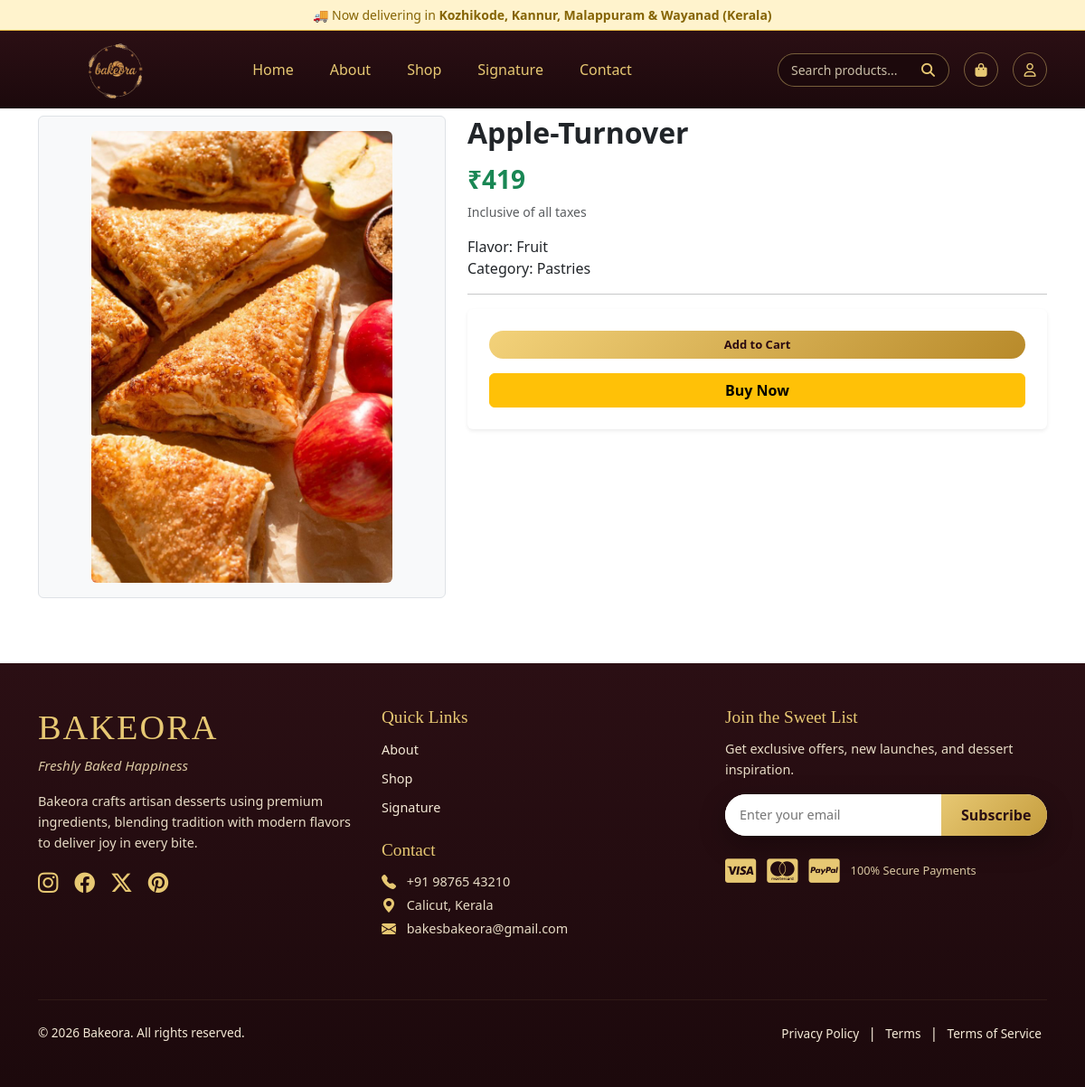
The app's page /desserts/1/ with its own data.
### products/models.py (models this page shows, shortened)
class Dessert(models.Model):
    CATEGORY_CHOICES = [
        ('pastries', 'Pastries'),
        ('cookies_biscuits', 'Cookies & Biscuits'),
        ('brownie', 'Brownie'),
        ('pistachio', 'Pistachio'),
    ]
    FLAVOR_CHOICES = [
        ('chocolate', 'Chocolate'),
        ('vanilla', 'Vanilla'),
        ('fruit', 'Fruit'),
        ('nutty_caramel','Nutty & Caramel')
    ]
    name = models.CharField(max_length=150)
    image = models.ImageField(upload_to='desserts/')
    price = models.IntegerField()
    category = models.CharField(
        max_length=50,
        choices=CATEGORY_CHOICES
    )
    flavor = models.CharField(
        max_length=50,
        choices=FLAVOR_CHOICES
    )

### products/views.py (the view)
# urls.py: path('desserts/<int:id>/', views.dessert_detail, name='dessert_detail'),
def dessert_detail(request, id):
    dessert = get_object_or_404(Dessert, id=id)
    ps = ProductSearch.objects.filter(
        product_type="dessert",
        product_id=id
    ).first()
    return render(request, "dessert_detail.html", {
        "dessert": dessert,
        "ps": ps
    })

### accounts/context_processors.py (called while the page is built)
def notification_count(request):
    if request.user.is_authenticated:
        count = Notifications.objects.filter(
            user=request.user,
            is_read=False
        ).count()
        return {"unread_notifications_count": count}
    return {}

### ecommerce/context_processors.py (called while the page is built, shortened)
def cart_count(request):
    session_cart = request.session.get("cart", {})
    count = sum(item["quantity"] for item in session_cart.values())
    return {"cart_count": count}

### ecommerce/templates/dessert_detail.html (shortened to what this page needs)
{% extends "master.html" %}
{% load static %}
{% block content %}
<section class="container py-5">
  <div class="row align-items-start">
    <div class="col-md-5 mb-4 text-center">
      <div class="border rounded p-3 bg-light">
        <img src="{{ dessert.image.url }}"
             class="img-fluid rounded"
             style="max-height: 500px; object-fit: contain;"
             alt="{{ dessert.name }}">
      </div>
    </div>
    <div class="col-md-7">
      <h2 class="fw-bold mb-3">{{ dessert.name }}</h2>
      <h3 class="text-success fw-bold mb-2">
        ₹{{ dessert.price }}
      </h3>
      <p class="text-muted small">Inclusive of all taxes</p>
      <p class="mt-3">
        Flavor: {{ dessert.get_flavor_display }} <br>
        Category: {{ dessert.get_category_display }}
      </p>
      <hr>
      <div class="card shadow-sm p-4 mt-3">
        {% if ps %}
        <button class="btn btn-outline-dark w-100 mb-3 add-to-cart-btn"
                data-url="{% url 'add_to_cart' ps.id %}">
          Add to Cart
        </button>
        {% else %}
        <p class="text-danger">Cart unavailable</p>
        {% endif %}
        <a href="{% url 'buy_now' 'dessert' dessert.id %}"
           class="btn btn-warning w-100 fw-bold">
          Buy Now
        </a>
      </div>
    </div>
  </div>
</section>
{% endblock %}

### ecommerce/static/css/style.css (style rules this page uses)
html { scroll-behavior: smooth; }
body { padding-top: 80px; margin: 0; }
.card { border: none; box-shadow: 0 5px 15px rgba(0, 0, 0, 0.05); transition: transform 0.3s ease; }

### ecommerce/static/css/items.css (style rules this page uses)
.add-to-cart-btn { background: linear-gradient(135deg, #f3d27a, #b88a2a); color: #2b0a12; border: none; border-radius: 999px; padding: 6px 14px; font-size: 13px; font-weight: 600; transition: .25s; }

### records on screen
Dessert: image (picture), name "Apple-Turnover", price "419", flavor "Fruit", category "Pastries"
